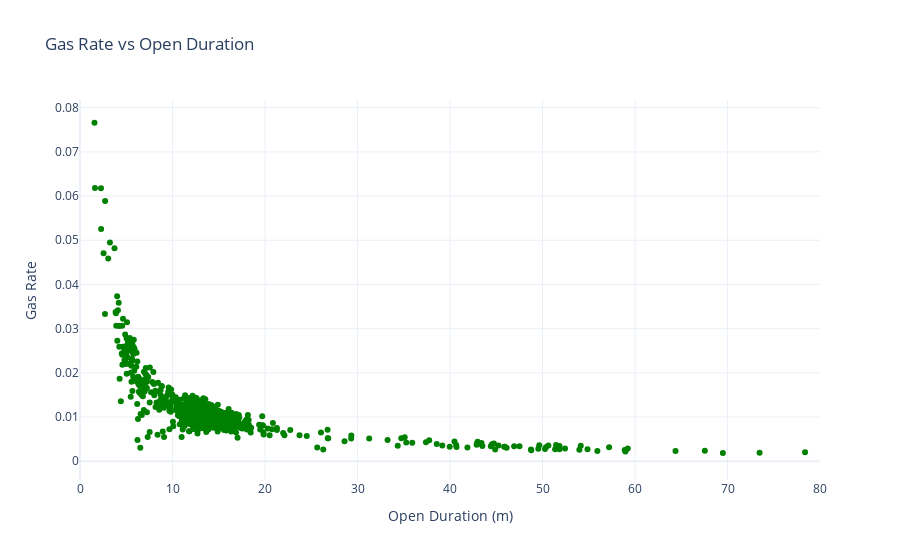

Notebook code for this chart:
### Code cell
# Create Plotly figure
fig = go.Figure()

# Add scatter plot (point cloud)
fig.add_trace(go.Scatter(
    x=df_z['Open Duration (m)'],
    y=df_z['GasRate'],
    mode='markers',
    marker=dict(size=6, color='green', opacity=1),
    name='Gas Rate'
))

# Customize layout
fig.update_layout(
    title='Gas Rate vs Open Duration',
    xaxis_title='Open Duration (m)',
    yaxis_title='Gas Rate',
    xaxis_range=[0, 80],  # Set x-axis limits (adjust as needed)
    template='plotly_white'
)

# Show plot
fig.show()

### Figure 1 — Plotly figure (JSON) as saved in the notebook; plotly's stock layout.template omitted (floating-point values rounded to 4 significant figures; data arrays with more than 128 entries replaced by an {"elided": "..."} marker saying what was removed)
{"data": [{"marker": {"color": "green", "opacity": 1, "size": 6}, "mode": "markers", "name": "Gas Rate", "type": "scatter", "x": {"elided": "1668 float values"}, "y": {"elided": "1668 float values"}}], "layout": {"title": {"text": "Gas Rate vs Open Duration"}, "xaxis": {"range": [0, 80], "title": {"text": "Open Duration (m)"}}, "yaxis": {"title": {"text": "Gas Rate"}}}}
